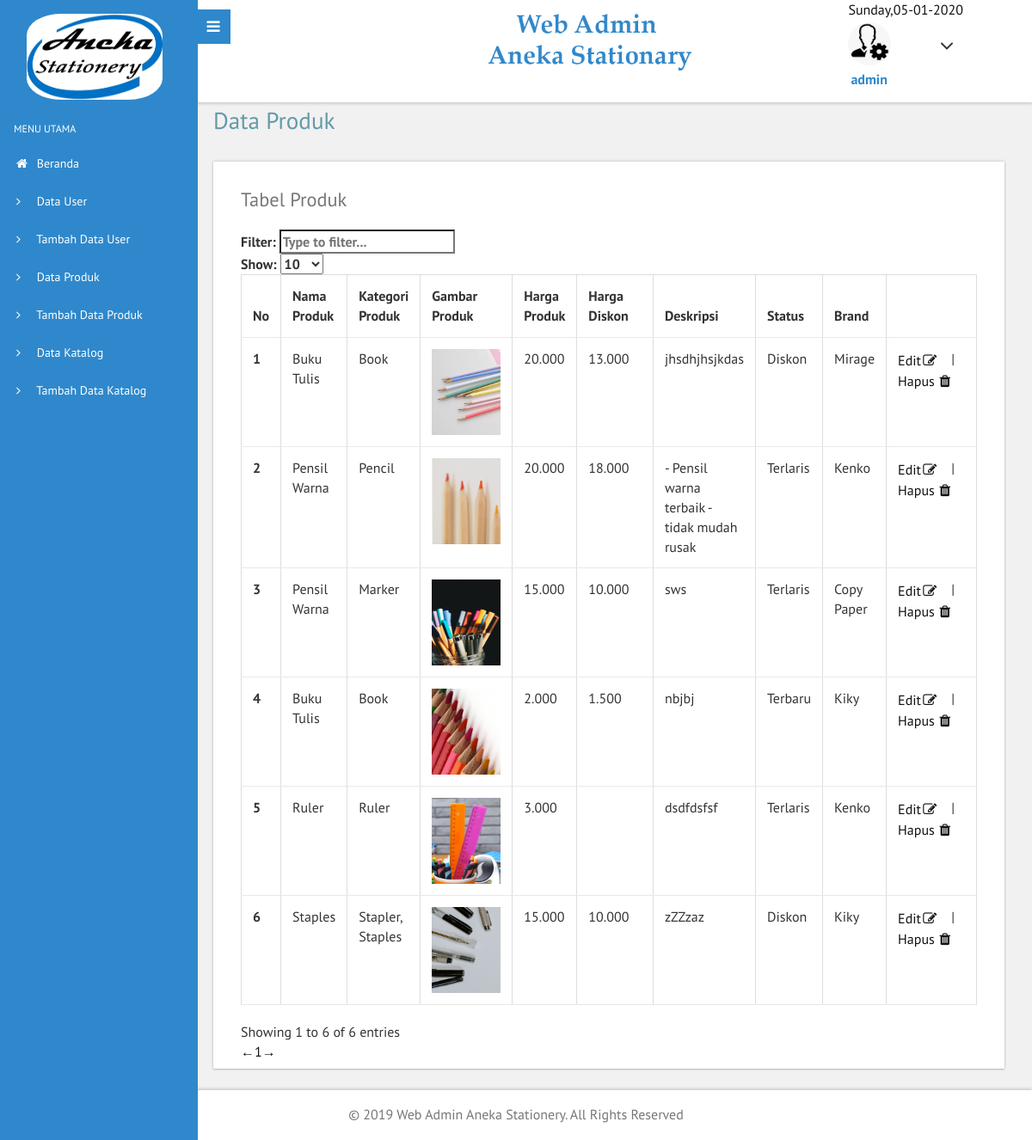
/admin/produk/data_produk.php (signed in), run on the app's committed database.
### tables this page shows
CREATE TABLE `produk` (
  `id_produk` int(10) NOT NULL,
  `nama_produk` varchar(35) NOT NULL,
  `kategori_produk` varchar(35) NOT NULL,
  `gambar` varchar(255) NOT NULL,
  `harga_awal` varchar(20) NOT NULL,
  `harga_diskon` varchar(20) NOT NULL,
  `deskripsi` longtext NOT NULL,
  `status` varchar(25) NOT NULL,
  `brand` varchar(35) NOT NULL
);

### admin/produk/data_produk.php (the view, shortened to what this page needs)
<?php
require "../header.php";
$sql="SELECT * FROM produk;";
$proses=mysqli_query($koneksi, $sql);
?>
		<?php
    include '../sidebar1.php';
    ?>
    <div id="page-wrapper">
      <div class="main-page">
        <div class="tables">
          <h2 class="title1">Data Produk</h2>
          <div class="table-responsive bs-example widget-shadow">
            <h4>Tabel Produk</h4>
            <table class="table datatable-basic table-bordered">
               <thead>
                <tr>
                  <th>No</th>
                  <th>Nama Produk</th>
                  <th>Kategori Produk</th>
                  <th>Gambar Produk</th>
                  <th>Harga Produk</th>
                  <th>Harga Diskon</th>
                  <th>Deskripsi </th>
                  <th>Status </th>
                  <th>Brand</th>
                  <th></th>
                </tr>
              </thead>
              <tbody>
<?php
$no=0;
while($data=mysqli_fetch_array($proses)){
?>
               <tr>
                <th><?php echo ++$no;?></th>
                <td><?php echo $data['nama_produk'];?></td>
                <td><?php echo $data['kategori_produk'];?></td>
                <td><img src="<?php echo $data['gambar'] ?>" style="width: 80px; height: 100px"></td>
                <td><?php echo $data['harga_awal'];?></td>
                <td><?php echo $data['harga_diskon'];?></td>
                <td><?php echo $data['deskripsi'];?></td>
                <td><?php echo $data['status'];?></td>
                 <td><?php echo $data['brand'];?></td>
                <td>
                        <ul class="bt-list">
                          <a href="edit_produk.php?id_produk=<?php echo $data['id_produk']; ?>" class="hvr-icon-grow-edit">Edit</a>|
                          <a href="hapus_proses.php?id_produk=<?php echo $data['id_produk']; ?>" class="hvr-icon-grow-hapus">Hapus</a>
                        </div>
                      </div>
                    </div>
                  </div>
                </ul>
                </td>
              </tr>
<?php
 }
?>
  <div class="footer">
     <p>&copy; 2019 Web Admin Aneka Stationery. All Rights Reserved</p>
  </div>
</body>
</html>

### admin/sidebar1.php (shortened to what this page needs)
<!DOCTYPE HTML>
<html>
<head>
<link href="../css/bootstrap.css" rel='stylesheet' type='text/css' />
<link href="../css/style.css" rel='stylesheet' type='text/css' />
<link href="../css/font-awesome.css" rel="stylesheet">
<link href='../css/SidebarNav.min.css' media='all' rel='stylesheet' type='text/css'/>
<link href="../css/custom.css" rel="stylesheet">
          <link href="../css/owl.carousel.css" rel="stylesheet">
</head>
<body class="cbp-spmenu-push">
  <div class="main-content">
  <div class="cbp-spmenu cbp-spmenu-vertical cbp-spmenu-left" id="cbp-spmenu-s1">
    <aside class="sidebar-left">
      <nav class="navbar navbar-inverse">
          <div class="navbar-header">
            <img class="logo1" src="../img/logo_aneka1.jpeg">
          </div>
          <div class="collapse navbar-collapse" id="bs-example-navbar-collapse-1">
            <ul class="sidebar-menu">
              <li class="header">MENU UTAMA</li>
              <li class="treeview">
                <a href="../index">
                <i class="fa fa-home"></i> <span>Beranda</span>
                </a>
              </li>
       <li class="treeview">
                   <li><a href="../admin/data_admin"><i class="fa fa-angle-right"></i> Data User </a></li>
                    <li><a href="../admin/tambah_admin"><i  class="fa fa-angle-right"></i> Tambah Data User </a></li>
                  <li><a href="../produk/data_produk"><i class="fa fa-angle-right"></i> Data Produk </a></li>
                  <li><a href="../produk/tambah_produk"><i class="fa fa-angle-right"></i> Tambah Data Produk </a></li>
                   <li><a href="../katalog/data_katalog"><i class="fa fa-angle-right"></i> Data Katalog </a></li>
                  <li><a href="../katalog/tambah_katalog"><i class="fa fa-angle-right"></i> Tambah Data Katalog </a></li>
              </li>
            </ul>
          </div>
      </nav>
    </aside>
  </div>
    <div class="sticky-header header-section ">
      <div class="header-left">
        <button id="showLeftPush"><i class="fa fa-bars"></i></button>
        <div class="profile_details_left">
          <ul class="nofitications-dropdown">
             <img class="judul" src="../img/aneka.png">
        </div>
        <div class="clearfix"> </div>
      </div>
      <div class="header-right">
        <div class="profile_details">
          <ul>
              <li>
                <div class="times">
          <a>
            <?php echo date ('l,d-m-Y')?>
          </a>
        </div>
        </li>
            <li class="dropdown profile_details_drop">
              <a href="#" class="dropdown-toggle" data-toggle="dropdown" aria-expanded="false">
                <div class="profile_img">
                  <span class="prfil-img"><img src="../img/admin2.png" alt=""> </span>
                  <div class="user-name">
                    <p><?php echo $_SESSION['username']; ?></p>
                                    </div>
                  <i class="fa fa-angle-down lnr"></i>
                </div>
              </a>
            </li>
          </ul>
        </div>
        <div class="clearfix"> </div>
      </div>
    </div>
    <br>
    <br>

### admin/css/custom.css (style rules this page uses)
#page-wrapper { padding:5em 2em 2.5em; background-color: #F1F1F1; }

### data on the page
produk: nama_produk "Buku Tulis", kategori_produk "Book", gambar (picture), harga_awal "20.000", harga_diskon "13.000", deskripsi "jhsdhjhsjkdas", status "Diskon", brand "Mirage"
produk: nama_produk "Pensil Warna", kategori_produk "Pencil", gambar (picture), harga_awal "20.000", harga_diskon "18.000", deskripsi "- Pensil warna terbaik - tidak mudah rusak", status "Terlaris", brand "Kenko"
produk: nama_produk "Pensil Warna", kategori_produk "Marker", gambar (picture), harga_awal "15.000", harga_diskon "10.000", deskripsi "sws", status "Terlaris", brand "Copy Paper"
produk: nama_produk "Buku Tulis", kategori_produk "Book", gambar (picture), harga_awal "2.000", harga_diskon "1.500", deskripsi "nbjbj", status "Terbaru", brand "Kiky"
produk: nama_produk "Ruler", kategori_produk "Ruler", gambar (picture), harga_awal "3.000", deskripsi "dsdfdsfsf", status "Terlaris", brand "Kenko"
produk: nama_produk "Staples", kategori_produk "Stapler, Staples", gambar (picture), harga_awal "15.000", harga_diskon "10.000", deskripsi "zZZzaz", status "Diskon", brand "Kiky"

### other printed values
date ('l,d-m-Y') "Sunday,05-01-2020"
$_SESSION['username'] "admin"
